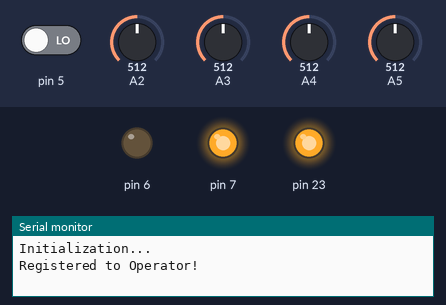
A sketch run on a simulated Arduino Mega 2560, built with avr-gcc and run on an emulated ATmega2560. On the bench: output pins drawn as LEDs (lit = HIGH), the last lines printed to the serial monitor. The test bench sets the inputs (shaded band); at power-on: pin 5 LOW, A2 = 512, A3 = 512, A4 = 512, A5 = 512. The modem accepts every AT command (registered, SIM ready, sends succeed) and sends nothing else.

Above: at 8.1 s.
At 8.89 s:
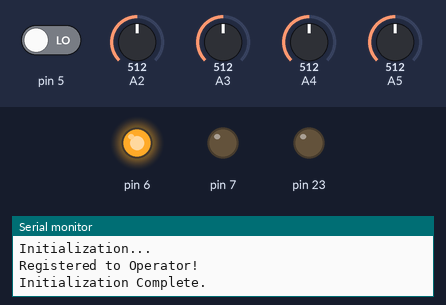
At 9.6 s:
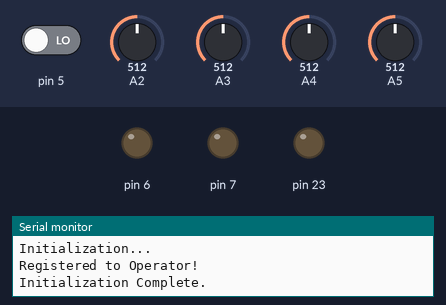
At 47.5 s:
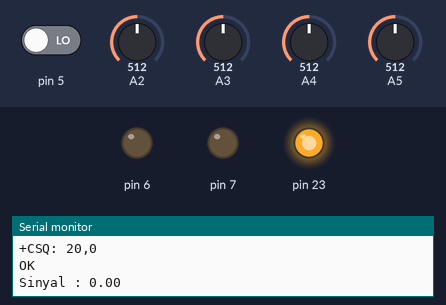
Timing chart, 0 to 48.8 s (numbered marks = the images above):
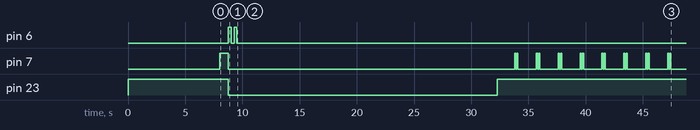

The sketch:

MainSketch.ino
```cpp
//861065064718803//
//^^IMEI^^//
#define SATU_MNT 60000UL
#define DUA_JAM 7200000UL
#define ENAM_JAM 21600000UL

#include <Sim800l.h>
#include <SoftwareSerial.h>
Sim800l Sim800l;
float mentah, v, arus, volarus, current, reading, processed, sigQuality;
char sendQ[160], bufferQ[128], bufferV[4], bufferI[4], vSimC[7], sigQualC[3];
int counter = 1;
char countStr[12];

char vBat[8], vMid[8], vTur[8], vLam[8];

bool sttsOprtr = false;
String noTelp, isiSms;
String query = "$P#";
char* noTelpC, queryC;
uint8_t index;
int i = 0;

void setup() {
  Serial.begin(9600);
  Sim800l.begin();
  pinMode(5, INPUT);
  pinMode(6, OUTPUT);
  pinMode(7, OUTPUT);
  pinMode(23, OUTPUT);
  digitalWrite(23, HIGH);
  delay(7000);
  Serial.println("Initialization...");
  sttsOprtr = Sim800l.regOperator();
  while (sttsOprtr == false) {
    sttsOprtr = Sim800l.regOperator();
    if(sttsOprtr == false){
      Serial.println("Connecting...");
      delay(250);
    }
  }
  Serial.println("Registered to Operator!");
  initSMS();
  Serial.println("Initialization Complete.");
  digitalWrite(23, LOW);
}

void loop() {
  digitalWrite(6, HIGH);
  delay(250);
  digitalWrite(6, LOW);
  delay(250);
  digitalWrite(6, HIGH);
  delay(250);
  digitalWrite(6, LOW);
  delay(250);
  strcpy(sendQ, "");
  Serial.println("Entering Loop...");
  Serial.println("Reading Voltage...");
  for (int i = 0; i < 4; i++) {

    strcpy(bufferQ, "");

    // 1 = Battery(A5), 2 = Mid(A4), 3 = Turbin(A3), 4 = Lampu(A2)
    cekVolt(1);
    cekVolt(2);
    cekVolt(3);
    cekVolt(4);
    if (i == 3) {
      digitalWrite(23, HIGH);
      sigQuality = 0;
      while (sigQuality == 0) {
        sigQuality = cekSignal();
        Serial.print("Sinyal : ");
        Serial.println(sigQuality);
        delay(500);
        digitalWrite(7, HIGH);
        delay(100);
        digitalWrite(7, LOW);
        delay(100);
        digitalWrite(7, HIGH);
        delay(100);
        digitalWrite(7, LOW);
        delay(100);
      }
    } else {
      sigQuality = 0;
    }
    strcpy(sigQualC, "");
    dtostrf(sigQuality, 1, 0, sigQualC);
    countStr[0] = "\0";
    sprintf(countStr, "%d", counter);
    sprintf(bufferQ, "$%s*%s*%s*%s*%s*%s#", countStr, vBat, vMid, sigQualC, vTur, vLam);
    if (counter >= 2000000000) {
      counter = 1;
    } else {
      counter++;
    }
    strcat(sendQ, bufferQ);
    if (i != 3) {
      strcat(sendQ, "\n");
      //delay(1800000);
      delay(7500);
    }


    //delay(1800000);

  }

  Serial.println("SMS Content : ");
  Serial.println(sendQ);
  Serial.println("Sending SMS 1...");
  Sim800l.sendSms("+62878xxxxxxxx", sendQ);
  Serial.println("SMS 1 Sent.");
  delay(7000);
  Sim800l.sendSms("+62813xxxxxxxx", sendQ);
  //Sim800l.sendSms("+62852xxxxxxxx",sendQ);
  Serial.println("SMS 2 Sent.");
  delay(7000);
  digitalWrite(23, LOW);
  digitalWrite(7, HIGH);
  delay(250);
  digitalWrite(7, LOW);
  delay(250);
  digitalWrite(7, HIGH);
  delay(250);
  digitalWrite(7, LOW);
  delay(250);
  delay(1800000);
  //delay(DUA_JAM);


  //   delay(7000);
  //   Sim800l.sendSms("+62878xxxxxxxx","System Wakeup");
  //   delay(7000);
  //   Sim800l.sendSms("+62813xxxxxxxx","System Wakeup");
  //   delay(7000);
  //   digitalWrite(23,LOW);
  //   delay(ENAM_JAM);
  //   delay(8*60*60*1000);
}

void initSMS() {
  if (digitalRead(5) == HIGH) {
    digitalWrite(6, HIGH);
    delay(750);
    Sim800l.sendSms("+62878xxxxxxx", "Sistem Berhasil Dinyalakan");
    digitalWrite(6, LOW);
    delay(7000);
  } else if (digitalRead(5) == LOW) {
    digitalWrite(7, HIGH);
    delay(750);
    digitalWrite(7, LOW);
  }
}
void cekVolt(int cek) {
  if (cek == 1) {
    reading = 0;
    reading = analogRead(A5);
    processed = (reading * 10.0) / 1024.0;
    vBat[0] = "\0";
    dtostrf(processed, 4, 2, vBat);
  } else if (cek == 2) {
    reading = analogRead(A4);
    processed = (reading * 5.0) / 1024.0;
    vMid[0] = "\0";
    dtostrf(processed, 4, 2, vMid);
  } else if (cek == 3) {
    reading = analogRead(A3);
    processed = (reading * 20.0) / 1024.0;
    vTur[0] = "\0";
    dtostrf(processed, 4, 2, vTur);
  } else if (cek == 4) {
    reading = analogRead(A2);
    processed = (reading * 10.0) / 1024.0;
    vLam[0] = "\0";
    dtostrf(processed, 4, 2, vLam);
  }
}

float cekVoltSim() {
  String volt = Sim800l.voltRead();
  int i1 = volt.indexOf(',');
  int i2 = volt.indexOf(',', i1 + 1);

  String thirdValue = volt.substring(i2 + 1);
  Serial.println(thirdValue);
  String voltage = thirdValue.substring(0, 4);
  Serial.println(voltage);
  float voltFloat = voltage.toFloat();
  voltFloat = voltFloat / 1000;
  return voltFloat;
}

float cekSignal() {
  String sig = Sim800l.signalQuality();
  Serial.println(sig);
  String subSig = sig.substring(14, 17);
  float sigFloat = subSig.toFloat();
  float sigQual = 0;
  if ((sigFloat == 0) || (sigFloat == 99)) {
    sigQual = 0;
  } else if (sigFloat == 1) {
    sigQual = 1;
  } else if ((sigFloat >= 2) && (sigFloat <= 30)) {
    sigQual = 2;
  } else if (sigFloat == 31) {
    sigQual = 3;
  }
  return sigQual;
}
//String cekSignal(){
//  String sig = Sim800l.signalQuality();
//  return sig;
//}

//void operasi(){
//  arus = analogRead(A1);
//  volarus = arus*5/1023.0;
//  current = (volarus-2.5)/0.1;
//  dtostrf(current,3,2,bufferI);
//  mentah = analogRead(A0);
//  v = ((mentah * 5.0) / 1024.0) / (7500.0/(30000.0+7500.0));
//  dtostrf(v,3,2,bufferV);
//  sprintf(bufferQ, "Query Berhasil Diterima, Voltase = %s, Arus = %s", bufferV, bufferI);
//  sprintf(bufferQ, "Query Berhasil Diterima");
//  Sim800l.delAllSms();
//  index = 21;
//  isiSms = Sim800l.readSms(index);
//  Serial.println(isiSms);
//  Serial.print("Last Index Of : ");
//  Serial.println(isiSms.lastIndexOf(query));
//  if((isiSms.lastIndexOf(query)) > -1){
//    Serial.print("Tespoint");
//    noTelp = Sim800l.getNumberSms(index);
//    noTelpC = noTelp.c_str();
//    if(noTelpC != ""){
//    Sim800l.sendSms(noTelpC, bufferQ);
//    }
// }else{
//  isiSms = "";
//  noTelpC = "";
//  Sim800l.delAllSms();
// }
// Serial.println(Sim800l.readAllSms());
// Sim800l.delAllSms();isiSms="";
//}
```

Measured:
- by itself, pin 6: alternates HIGH for 0.25 s and LOW for 0.25 s, 4 changes in all, then stays LOW
- by itself, pin 7: repeats every 1.9 s: HIGH 0.10 s, LOW 0.10 s, HIGH 0.10 s, LOW 1.6 s
- by itself, pin 23: HIGH → LOW at 8.8 s, → HIGH 23.5 s later
